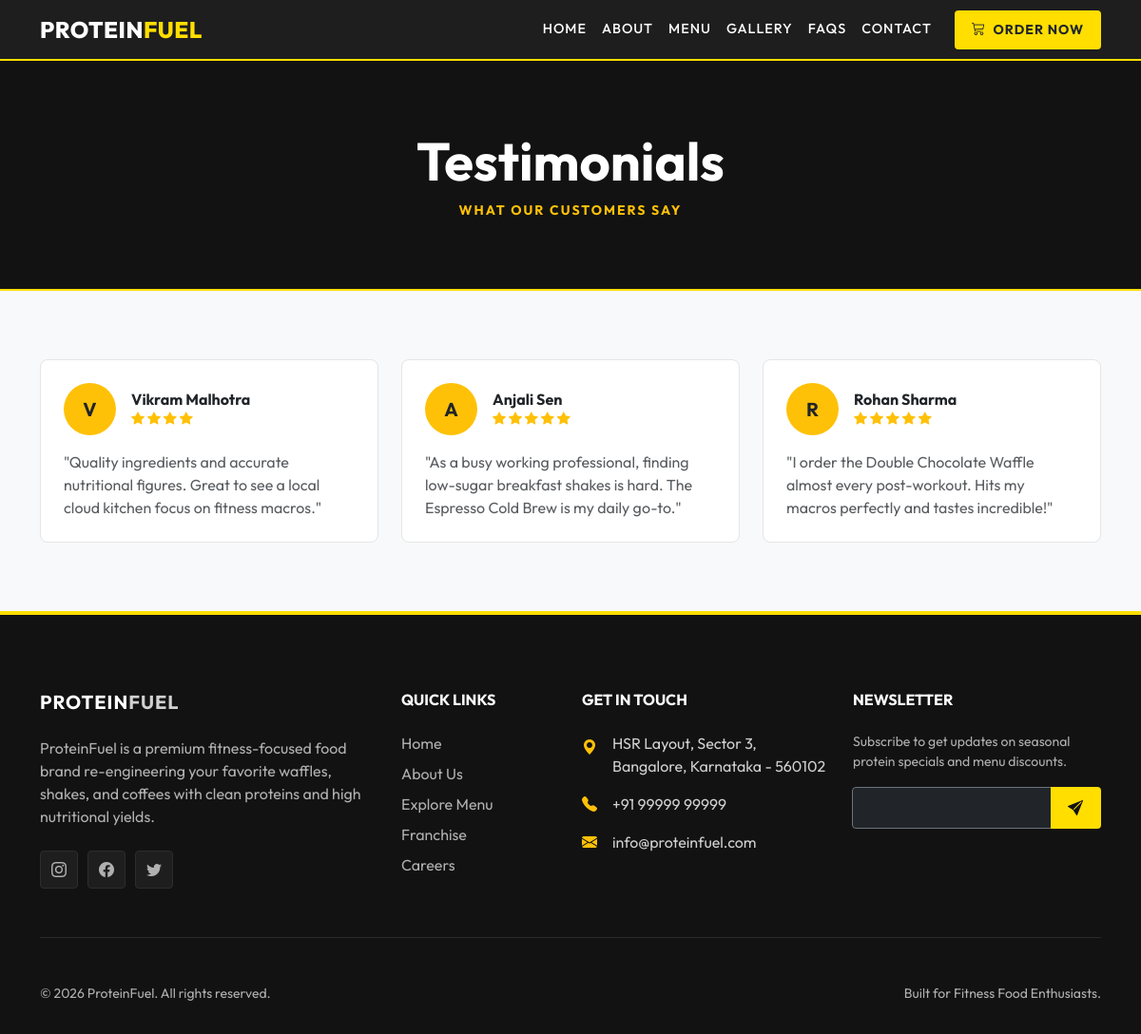
Page /testimonials/ on the committed database.
### apps/core/models.py (models this page shows, shortened)
class TimeStampedModel(models.Model):
    created_at = models.DateTimeField(auto_now_add=True)
    updated_at = models.DateTimeField(auto_now=True)
    class Meta:
        abstract = True

class Testimonial(TimeStampedModel):
    customer_name = models.CharField(max_length=100)
    rating = models.PositiveSmallIntegerField(default=5)
    review_text = models.TextField()
    customer_image = models.ImageField(upload_to="testimonials/", null=True, blank=True)
    is_active = models.BooleanField(default=True)
    display_order = models.PositiveIntegerField(default=0)
    class Meta:
        ordering = ['display_order', '-created_at']

class SingletonModel(models.Model):
    class Meta:
        abstract = True
    @classmethod
    def load(cls):
        obj, created = cls.objects.get_or_create(pk=1)
        return obj

class SiteSettings(SingletonModel, TimeStampedModel):
    site_name = models.CharField(max_length=100, default="ProteinFuel")
    logo = models.ImageField(upload_to="settings/", null=True, blank=True)
    logo_dark = models.ImageField(upload_to="settings/", null=True, blank=True)
    contact_email = models.EmailField(default="info@proteinfuel.com")
    contact_phone = models.CharField(max_length=20, default="+91 99999 99999")
    contact_address = models.TextField(default="Bangalore, India")
    footer_about = models.TextField(blank=True, default="ProteinFuel sells high protein waffles, shakes, coffees, and snacks to keep you active and fueled.")
    copyright_text = models.CharField(max_length=200, default="© 2026 ProteinFuel. All rights reserved.")
    google_analytics_id = models.CharField(max_length=50, blank=True, null=True, help_text="e.g., G-XXXXXXX")
    meta_title = models.CharField(max_length=100, blank=True, null=True)
    meta_description = models.TextField(blank=True, null=True)
    robots_txt = models.TextField(blank=True, null=True, default="User-agent: *\nAllow: /")
    sitemap_xml = models.TextField(blank=True, null=True)
    class Meta:
        verbose_name = "Site Settings"
        verbose_name_plural = "Site Settings"

class SocialLink(TimeStampedModel):
    platform_name = models.CharField(max_length=50, help_text="e.g. Instagram, Facebook, Twitter")
    url = models.URLField()
    icon_name = models.CharField(max_length=50, help_text="Bootstrap icon class name, e.g. 'instagram'")
    is_active = models.BooleanField(default=True)
    display_order = models.PositiveIntegerField(default=0)
    class Meta:
        ordering = ['display_order', 'id']

### apps/core/views.py (the view)
# urls.py: path('testimonials/', TestimonialsListView.as_view(), name='testimonials'),
class TestimonialsListView(ListView):
    model = Testimonial
    template_name = 'core/testimonials.html'
    context_object_name = 'testimonials'
    paginate_by = 9
    def get_queryset(self):
        return Testimonial.objects.filter(is_active=True)

### apps/core/context_processors.py (called while the page is built)
def global_site_settings(request):
    settings = SiteSettings.load()
    social_links = SocialLink.objects.filter(is_active=True)
    header_categories = Category.objects.filter(is_active=True)[:6]
    return {
        'site_settings': settings,
        'social_links': social_links,
        'header_categories': header_categories,
    }

### templates/core/testimonials.html (shortened to what this page needs)
{% extends 'base.html' %}
{% block content %}
    <section class="section-dark py-5 bg-dark text-center" style="border-bottom: 2px solid var(--primary-yellow);">
        <div class="container py-4">
            <h1 class="display-4 fw-bold text-white mb-2">Testimonials</h1>
            <p class="text-warning mb-0 text-uppercase fw-bold small" style="letter-spacing: 2px;">What Our Customers Say</p>
        </div>
    </section>
    <section class="py-5">
        <div class="container py-4">
            <div class="row g-4">
                {% for review in testimonials %}
                <div class="col-lg-4 col-md-6">
                    <div class="premium-card p-4 h-100 d-flex flex-column">
                        <div class="d-flex align-items-center mb-3">
                            {% if review.customer_image %}
                            <img src="{{ review.customer_image.url }}" alt="{{ review.customer_name }}" class="rounded-circle me-3" style="width: 55px; height: 55px; object-fit: cover;">
                            {% else %}
                            <div class="bg-warning text-dark rounded-circle me-3 d-flex align-items-center justify-content-center fw-bold" style="width: 55px; height: 55px; font-size: 1.25rem;">
                                {{ review.customer_name|slice:":1" }}
                            </div>
                            {% endif %}
                            <div>
                                <h6 class="fw-bold m-0 text-dark">{{ review.customer_name }}</h6>
                                <div class="text-warning small">
                                    {% for i in "12345" %}
                                        <i class="bi bi-star{% if forloop.counter > review.rating %}-blank{% else %}-fill{% endif %}"></i>
                                    {% endfor %}
                                </div>
                            </div>
                        </div>
                        <p class="text-muted flex-grow-1 mb-0">"{{ review.review_text }}"</p>
                    </div>
                </div>
                {% empty %}
                <div class="col-12 text-center py-5">
                    <p class="text-muted">No reviews yet.</p>
                </div>
                {% endfor %}
            </div>
        </div>
    </section>
{% endblock %}

### templates/base.html (shortened to what this page needs)
{% load static %}
<!DOCTYPE html>
<html lang="en">
<head>
    <link href="https://cdn.jsdelivr.net/npm/bootstrap@5.3.0/dist/css/bootstrap.min.css" rel="stylesheet">
    <link rel="stylesheet" href="https://cdn.jsdelivr.net/npm/bootstrap-icons@1.10.5/font/bootstrap-icons.css">
    <link rel="stylesheet" href="{% static 'css/style.css' %}">
</head>
<body>
    <nav class="navbar navbar-expand-lg navbar-dark navbar-custom sticky-top">
        <div class="container">
            <a class="navbar-brand" href="{% url 'core:home' %}">
                {% if site_settings.logo %}
                    <img src="{{ site_settings.logo.url }}" alt="{{ site_settings.site_name }}" height="40">
                {% else %}
                    PROTEIN<span>FUEL</span>
                {% endif %}
            </a>
            <div class="collapse navbar-collapse" id="navbarNav">
                <ul class="navbar-nav ms-auto align-items-lg-center">
                    <li class="nav-item">
                        <a class="nav-link {% if request.resolver_match.url_name == 'home' %}active{% endif %}" href="{% url 'core:home' %}">Home</a>
                    </li>
                    <li class="nav-item">
                        <a class="nav-link {% if request.resolver_match.url_name == 'about' %}active{% endif %}" href="{% url 'core:about' %}">About</a>
                    </li>
                    <li class="nav-item">
                        <a class="nav-link {% if request.resolver_match.app_name == 'catalog' %}active{% endif %}" href="{% url 'catalog:product_list' %}">Menu</a>
                    </li>
                    <li class="nav-item">
                        <a class="nav-link {% if request.resolver_match.url_name == 'gallery' %}active{% endif %}" href="{% url 'core:gallery' %}">Gallery</a>
                    </li>
                    <li class="nav-item">
                        <a class="nav-link {% if request.resolver_match.url_name == 'faq' %}active{% endif %}" href="{% url 'core:faq' %}">FAQs</a>
                    </li>
                    <li class="nav-item">
                        <a class="nav-link {% if request.resolver_match.url_name == 'contact' %}active{% endif %}" href="{% url 'core:contact' %}">Contact</a>
                    </li>
                    <li class="nav-item ms-lg-3 mt-2 mt-lg-0">
                        <a class="btn btn-yellow btn-sm py-2 px-3 text-dark font-weight-bold" href="{% url 'catalog:product_list' %}">
                            <i class="bi bi-cart3 me-1"></i> Order Now
                        </a>
                    </li>
                </ul>
            </div>
        </div>
    </nav>
    <main>
        {% block content %}{% endblock %}
    </main>
    <footer class="footer-custom">
        <div class="container">
            <div class="row g-4">
                <div class="col-lg-4 col-md-6">
                    <h5 class="text-uppercase fw-bold mb-4" style="letter-spacing: 1px;">
                        PROTEIN<span style="color: var(--primary-yellow);">FUEL</span>
                    </h5>
                    <p class="text-muted mb-4">
                        {{ site_settings.footer_about }}
                    </p>
                    <div class="d-flex">
                        {% for link in social_links %}
                        <a href="{{ link.url }}" class="footer-social-icon" target="_blank" title="{{ link.platform_name }}">
                            <i class="bi bi-{{ link.icon_name }}"></i>
                        </a>
                        {% endfor %}
                    </div>
                </div>
                <div class="col-lg-2 col-md-6 ms-lg-auto">
                    <h6 class="text-uppercase fw-bold mb-4">Quick Links</h6>
                    <ul class="list-unstyled">
                        <li class="mb-2"><a href="{% url 'core:home' %}">Home</a></li>
                        <li class="mb-2"><a href="{% url 'core:about' %}">About Us</a></li>
                        <li class="mb-2"><a href="{% url 'catalog:product_list' %}">Explore Menu</a></li>
                        <li class="mb-2"><a href="{% url 'core:franchise' %}">Franchise</a></li>
                        <li class="mb-2"><a href="{% url 'core:careers' %}">Careers</a></li>
                    </ul>
                </div>
                <div class="col-lg-3 col-md-6">
                    <h6 class="text-uppercase fw-bold mb-4">Get In Touch</h6>
                    <ul class="list-unstyled text-muted">
                        <li class="mb-3 d-flex align-items-start">
                            <i class="bi bi-geo-alt-fill text-warning me-3 mt-1"></i>
                            <span>{{ site_settings.contact_address }}</span>
                        </li>
                        <li class="mb-3 d-flex align-items-center">
                            <i class="bi bi-telephone-fill text-warning me-3"></i>
                            <span>{{ site_settings.contact_phone }}</span>
                        </li>
                        <li class="mb-3 d-flex align-items-center">
                            <i class="bi bi-envelope-fill text-warning me-3"></i>
                            <span>{{ site_settings.contact_email }}</span>
                        </li>
                    </ul>
                </div>
                <div class="col-lg-3 col-md-6">
                    <h6 class="text-uppercase fw-bold mb-4">Newsletter</h6>
                    <p class="text-muted small mb-3">Subscribe to get updates on seasonal protein specials and menu discounts.</p>
                    <form id="newsletter-form" class="input-group">
                        <input type="email" name="email" class="form-control bg-dark border-secondary text-white" placeholder="Your Email" required style="border-radius: 4px 0 0 4px;">
                        <button type="submit" class="btn btn-yellow" style="border-radius: 0 4px 4px 0; padding: 0.5rem 1rem;">
                            <i class="bi bi-send-fill"></i>
                        </button>
                    </form>
                </div>
            </div>
            <hr class="my-5 border-secondary">
            <div class="row align-items-center">
                <div class="col-md-6 text-center text-md-start text-muted small">
                    {{ site_settings.copyright_text }}
                </div>
                <div class="col-md-6 text-center text-md-end text-muted small mt-2 mt-md-0">
                    Built for Fitness Food Enthusiasts.
                </div>
            </div>
        </div>
    </footer>
</body>
</html>

### static/css/style.css (style rules this page uses)
:root { --primary-yellow: #FFDE00; --primary-yellow-hover: #E5C700; --dark-bg: #121212; --dark-card: #1E1E1E; --dark-border: #2D2D2D; --text-muted: #A0A0A0; --light-bg: #F8F9FA; --light-card: #FFFFFF; --light-border: #E5E5E5; --font-outfit: 'Outfit', sans-serif; --transition-smooth: all 0.3s cubic-bezier(0.4, 0, 0.2, 1); }
body { font-family: var(--font-outfit); background-color: var(--light-bg); color: var(--dark-bg); overflow-x: hidden; }
.section-dark { background-color: var(--dark-bg) !important; color: #ffffff !important; }
.navbar-custom { background-color: rgba(18, 18, 18, 0.95) !important; backdrop-filter: blur(10px); border-bottom: 2px solid var(--primary-yellow); transition: var(--transition-smooth); }
.navbar-custom .nav-link { color: #ffffff !important; font-weight: 500; text-transform: uppercase; font-size: 0.9rem; letter-spacing: 1px; transition: var(--transition-smooth); padding: 0.5rem 1rem; }
.navbar-custom .navbar-brand { font-weight: 800; font-size: 1.5rem; color: #ffffff !important; letter-spacing: 0.5px; }
.navbar-custom .navbar-brand span { color: var(--primary-yellow); }
.btn-yellow { background-color: var(--primary-yellow); color: var(--dark-bg); font-weight: 700; text-transform: uppercase; letter-spacing: 1px; border: 2px solid var(--primary-yellow); border-radius: 4px; padding: 0.75rem 1.75rem; transition: var(--transition-smooth); }
.premium-card { border: 1px solid var(--light-border); border-radius: 8px; background-color: var(--light-card); transition: var(--transition-smooth); overflow: hidden; }
.footer-custom { background-color: var(--dark-bg); color: #ffffff !important; border-top: 4px solid var(--primary-yellow); padding: 5rem 0 2rem; }
.footer-custom h5, .footer-custom h6, .footer-custom strong { color: #ffffff !important; }
.footer-custom p, .footer-custom span, .footer-custom li { color: #d0d0d0 !important; }
.footer-custom .text-muted { color: #b0b0b0 !important; }
.footer-custom a { color: #b0b0b0 !important; text-decoration: none; transition: var(--transition-smooth); }
.footer-social-icon { display: inline-flex; align-items: center; justify-content: center; width: 40px; height: 40px; border-radius: 4px; background-color: var(--dark-card); color: #ffffff !important; border: 1px solid var(--dark-border); margin-right: 10px; transition: var(--transition-smooth); }

### rows in the picture
Testimonial: customer_name "V", customer_name "Vikram Malhotra", rating 4 (drawn), review_text "Quality ingredients and accurate nutritional figures. Great to see a local cloud kitchen focus on fitness macros."
Testimonial: customer_name "A", customer_name "Anjali Sen", rating 5 (drawn), review_text "As a busy working professional, finding low-sugar breakfast shakes is hard. The Espresso Cold Brew is my daily go-to."
Testimonial: customer_name "R", customer_name "Rohan Sharma", rating 5 (drawn), review_text "I order the Double Chocolate Waffle almost every post-workout. Hits my macros perfectly and tastes incredible!"
SiteSettings: footer_about "ProteinFuel is a premium fitness-focused food brand re-engineering your favorite waffles, shakes, and coffees with clean proteins and high nutritional yields.", contact_address "HSR Layout, Sector 3, Bangalore, Karnataka - 560102", contact_phone "+91 99999 99999", contact_email "info@proteinfuel.com", copyright_text "© 2026 ProteinFuel. All rights reserved."
